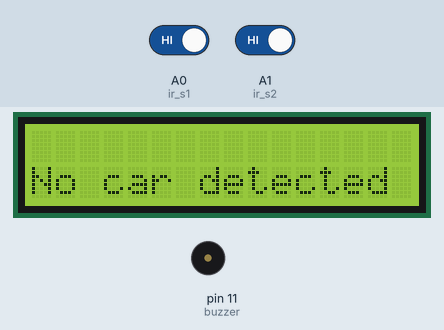
Simulated run of this sketch. Board: Arduino Uno, built with avr-gcc and run on an emulated ATmega328P. Shown: 16×2 character LCD, buzzer (waves = sounding, pin HIGH). The test bench sets the inputs (shaded band); at power-on: A0 (ir_s1) HIGH, A1 (ir_s2) HIGH.

Above: at 3.2 s.
3.3 s: A0 (ir_s1) driven LOW
At 3.9 s:
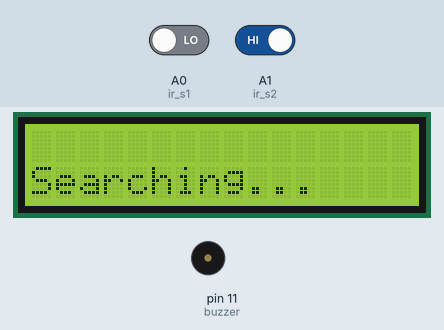
4.8 s: A1 (ir_s2) driven LOW
At 5.7 s:
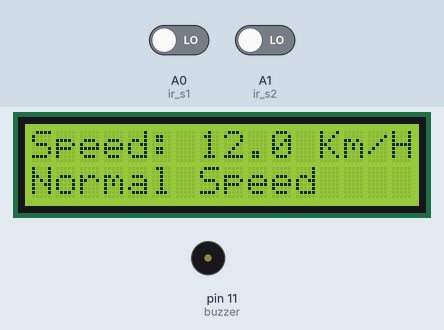
6.3 s: A1 (ir_s2) driven HIGH
At 8.5 s:
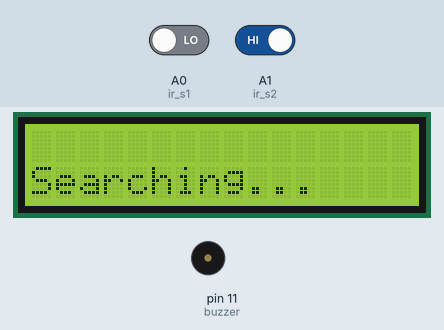
9.3 s: A1 (ir_s2) driven LOW
At 10.1 s:
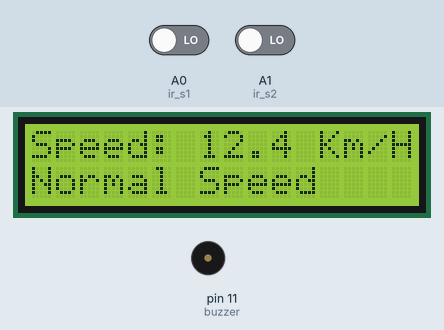
10.8 s: A0 (ir_s1) driven HIGH
At 12.9 s:
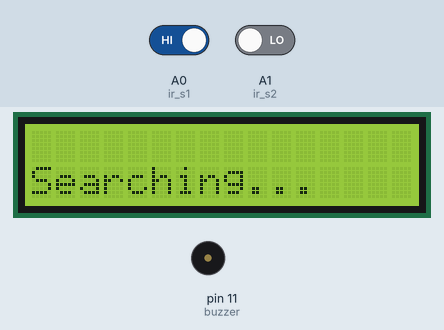
13.8 s: A0 (ir_s1) driven LOW
At 17.3 s:
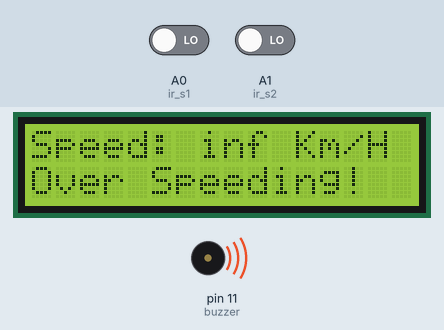
Timing chart, 0 to 21.4 s (numbered marks = the images above; inputs shaded):
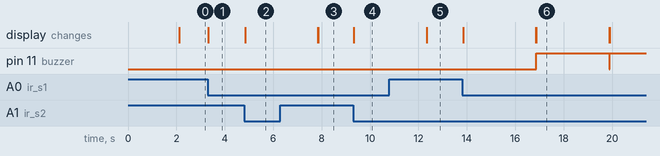

Measured:
- after the input at 3.3 s, the display: changes at once (image 1)
- after the input at 4.8 s, the display: changes at once (image 2)
- after the input at 6.3 s, pin 11 (buzzer): stays LOW (without the input it goes to HIGH after 1.6 s); the display: first differs from a run without the input after 1.6 s (image 3)
- after the input at 9.3 s, the display: changes at once (image 4)
- after the input at 10.8 s, pin 11 (buzzer): stays LOW (without the input it goes to HIGH after 1.6 s); the display: first differs from a run without the input after 1.5 s (image 5)
- after the input at 13.8 s, pin 11 (buzzer): LOW → HIGH after 3.1 s, → LOW 3.0 s later, → HIGH 0.03 s later; the display: first changes at once (image 6 shows a later state)

The sketch:

Speed_Measurement_System.ino
```cpp
// (licence header left out)
#include <Wire.h>                  // I2C communication
#include <LiquidCrystal_I2C.h>     // I2C LCD library

// Initialize I2C LCD (Address 0x27, 16 columns, 2 rows)
LiquidCrystal_I2C lcd(0x27, 16, 2);

// Time & Speed Variables
unsigned long timer1;   // Time when first sensor triggers
unsigned long timer2;   // Time when second sensor triggers

float Time;             // Time difference (seconds)
float distance = 5.0;   // Distance between sensors (meters)
float speed;            // Calculated speed (km/h)

// Sensor Flags
int flag1 = 0;          // Sensor 1 triggered flag
int flag2 = 0;          // Sensor 2 triggered flag

// Pin Definitions
int ir_s1 = A0;         // IR Sensor 1
int ir_s2 = A1;         // IR Sensor 2
int buzzer = 11;        // Buzzer pin

// Setup Function
void setup() {

  pinMode(ir_s1, INPUT);       // IR sensor 1 input
  pinMode(ir_s2, INPUT);       // IR sensor 2 input
  pinMode(buzzer, OUTPUT);     // Buzzer output

  lcd.init();                  // Initialize LCD
  lcd.backlight();             // Turn on backlight

  // Display welcome message
  lcd.setCursor(0, 0);
  lcd.print("     Speed     ");
  lcd.setCursor(0, 1);
  lcd.print("    Detector    ");
  delay(2000);
  lcd.clear();
}

// Main Loop
void loop() {

  // When first IR sensor detects vehicle
  if (digitalRead(ir_s1) == LOW && flag1 == 0) {
    timer1 = millis();     // Store current time
    flag1 = 1;             // Mark sensor 1 triggered
  }

  // When second IR sensor detects vehicle
  if (digitalRead(ir_s2) == LOW && flag2 == 0) {
    timer2 = millis();     // Store current time
    flag2 = 1;             // Mark sensor 2 triggered
  }

  // If both sensors are triggered
  if (flag1 == 1 && flag2 == 1) {

    // Calculate time difference
    if (timer1 > timer2)
      Time = timer1 - timer2;
    else
      Time = timer2 - timer1;

    Time = Time / 1000.0;      // Convert milliseconds to seconds

    // Calculate speed
    speed = distance / Time;   // m/s
    speed = speed * 3.6;       // Convert to km/h
  }

  // LCD Display Logic

  // If speed not calculated yet
  if (speed == 0) {
    lcd.setCursor(0, 1);
    if (flag1 == 0 && flag2 == 0)
      lcd.print("No car detected ");
    else
      lcd.print("Searching...    ");
  }
  else {
    lcd.clear();

    // Display speed
    lcd.setCursor(0, 0);
    lcd.print("Speed: ");
    lcd.print(speed, 1);
    lcd.print(" Km/H");

    lcd.setCursor(0, 1);

    // Overspeed alert
    if (speed > 60) {
      lcd.print("Over Speeding!");
      digitalWrite(buzzer, HIGH);   // Activate buzzer
    }
    else {
      lcd.print("Normal Speed  ");
    }

    delay(3000);   // Show result for 3 seconds

    // Reset values for next measurement
    digitalWrite(buzzer, LOW);
    speed = 0;
    flag1 = 0;
    flag2 = 0;
    lcd.clear();
  }
}
```
